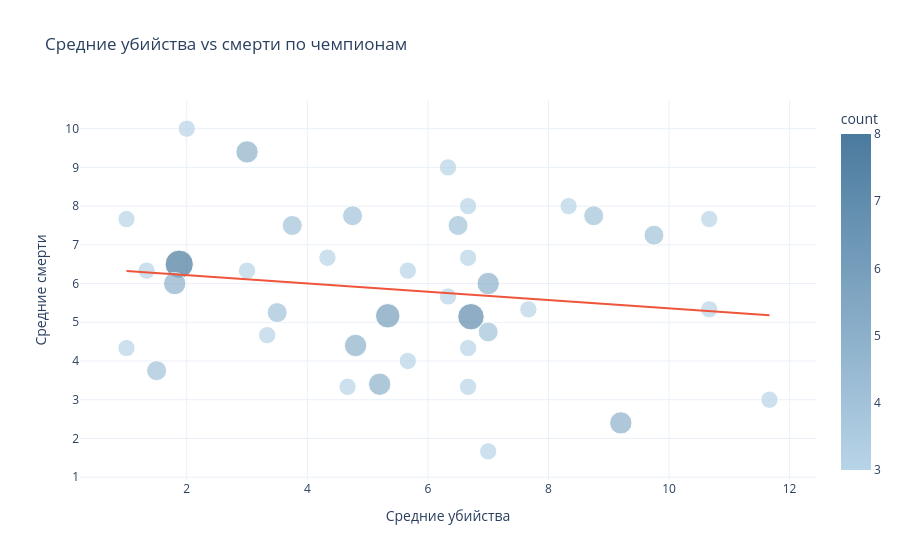

Notebook code for this chart:
### Markdown cell above
Выясним зависимость средних убийств от смертей по чемпионам.

### Code cell
# Построим Scatter-plot зависимости средних убийств от смертей по чемпионам
avg_stats = final_df.groupby("champion").agg(
    avg_kills=("kills", "mean"),
    avg_deaths=("deaths", "mean"),
    count=("champion", "count")
).reset_index()

avg_stats = avg_stats[avg_stats["count"] >= 3]

fig_avg_stats = px.scatter(
    avg_stats,
    x="avg_kills",
    y="avg_deaths",
    hover_data=["champion", "count"],
    title="Средние убийства vs смерти по чемпионам",
    labels={"avg_kills": "Средние убийства", "avg_deaths": "Средние смерти"},
    size="count",
    color="count",
    color_continuous_scale=["#B8D4E8", "#4A7A9E"],  # от бледно-голубого к тёмно-синему
    trendline="ols"
)
fig_avg_stats.update_layout(template="plotly_white")

### Figure 1 — Plotly figure (JSON) as saved in the notebook; plotly's stock layout.template omitted (floating-point values rounded to 4 significant figures)
{"data": [{"customdata": [["Aatrox", 3], ["Ahri", 7], ["Akshan", 5], ["Alistar", 3], ["Ambessa", 3], ["Aphelios", 3], ["Camille", 4], ["Diana", 4], ["Draven", 4], ["Ekko", 5], ["Elise", 4], ["Ezreal", 6], ["Fiora", 3], ["Fizz", 3], ["Ivern", 3], ["JarvanIV", 3], ["Jayce", 3], ["Jhin", 5], ["Kaisa", 3], ["Kalista", 3], ["LeeSin", 4], ["Leona", 3], ["Locke", 3], ["Lulu", 3], ["Nautilus", 8], ["Nidalee", 3], ["Qiyana", 3], ["Renekton", 4], ["Riven", 3], ["Senna", 3], ["Seraphine", 5], ["Sylas", 5], ["Syndra", 3], ["Thresh", 3], ["Varus", 3], ["Viktor", 3], ["Yasuo", 5], ["Yone", 4], ["Ziggs", 4]], "hovertemplate": "Средние убийства=%{x}<br>Средние смерти=%{y}<br>count=%{marker.color}<br>champion=%{customdata[0]}<extra></extra>", "legendgroup": "", "marker": {"color": [3, 7, 5, 3, 3, 3, 4, 4, 4, 5, 4, 6, 3, 3, 3, 3, 3, 5, 3, 3, 4, 3, 3, 3, 8, 3, 3, 4, 3, 3, 5, 5, 3, 3, 3, 3, 5, 4, 4], "coloraxis": "coloraxis", "size": [3, 7, 5, 3, 3, 3, 4, 4, 4, 5, 4, 6, 3, 3, 3, 3, 3, 5, 3, 3, 4, 3, 3, 3, 8, 3, 3, 4, 3, 3, 5, 5, 3, 3, 3, 3, 5, 4, 4], "sizemode": "area", "sizeref": 0.02, "symbol": "circle"}, "mode": "markers", "name": "", "orientation": "v", "showlegend": false, "type": "scatter", "x": [4.667, 6.714, 9.2, 1.0, 3.333, 5.667, 4.75, 7.0, 8.75, 7.0, 6.5, 5.333, 6.667, 8.333, 4.333, 6.667, 10.67, 5.2, 6.667, 6.333, 9.75, 1.0, 10.67, 1.333, 1.875, 11.67, 7.667, 3.75, 6.667, 3.0, 1.8, 3.0, 5.667, 2.0, 6.333, 7.0, 4.8, 1.5, 3.5], "xaxis": "x", "y": [3.333, 5.143, 2.4, 4.333, 4.667, 6.333, 7.75, 4.75, 7.75, 6.0, 7.5, 5.167, 8.0, 8.0, 6.667, 6.667, 5.333, 3.4, 4.333, 5.667, 7.25, 7.667, 7.667, 6.333, 6.5, 3.0, 5.333, 7.5, 3.333, 6.333, 6.0, 9.4, 4.0, 10.0, 9.0, 1.667, 4.4, 3.75, 5.25], "yaxis": "y"}, {"hovertemplate": "<b>OLS trendline</b><br>avg_deaths = -0.107065 * avg_kills + 6.43308<br>R<sup>2</sup>=0.023455<br><br>Средние убийства=%{x}<br>Средние смерти=%{y} <b>(trend)</b><extra></extra>", "legendgroup": "", "marker": {"symbol": "circle"}, "mode": "lines", "name": "", "showlegend": false, "type": "scatter", "x": [1.0, 1.0, 1.333, 1.5, 1.8, 1.875, 2.0, 3.0, 3.0, 3.333, 3.5, 3.75, 4.333, 4.667, 4.75, 4.8, 5.2, 5.333, 5.667, 5.667, 6.333, 6.333, 6.5, 6.667, 6.667, 6.667, 6.667, 6.714, 7.0, 7.0, 7.0, 7.667, 8.333, 8.75, 9.2, 9.75, 10.67, 10.67, 11.67], "xaxis": "x", "y": [6.326, 6.326, 6.29, 6.272, 6.24, 6.232, 6.219, 6.112, 6.112, 6.076, 6.058, 6.032, 5.969, 5.933, 5.925, 5.919, 5.876, 5.862, 5.826, 5.826, 5.755, 5.755, 5.737, 5.719, 5.719, 5.719, 5.719, 5.714, 5.684, 5.684, 5.684, 5.612, 5.541, 5.496, 5.448, 5.389, 5.291, 5.291, 5.184], "yaxis": "y"}], "layout": {"coloraxis": {"autocolorscale": false, "colorbar": {"title": {"text": "count"}}, "colorscale": [[0, "#B8D4E8"], [1, "#4A7A9E"]]}, "legend": {"itemsizing": "constant", "tracegroupgap": 0}, "title": {"text": "Средние убийства vs смерти по чемпионам"}, "xaxis": {"anchor": "y", "domain": [0, 1], "title": {"text": "Средние убийства"}}, "yaxis": {"anchor": "x", "domain": [0, 1], "title": {"text": "Средние смерти"}}}}
